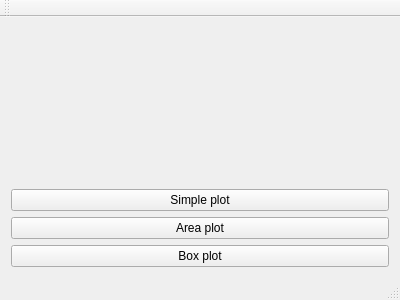
<?xml version="1.0" encoding="UTF-8"?>
<ui version="4.0">
 <class>MainWindow</class>
 <widget class="QMainWindow" name="MainWindow">
  <property name="geometry">
   <rect>
    <x>0</x>
    <y>0</y>
    <width>400</width>
    <height>300</height>
   </rect>
  </property>
  <property name="windowTitle">
   <string>MainWindow</string>
  </property>
  <widget class="QWidget" name="centralWidget">
   <layout class="QVBoxLayout" name="verticalLayout">
    <item>
     <widget class="QChartView" name="widget" native="true"/>
    </item>
    <item>
     <widget class="QPushButton" name="pushButton">
      <property name="text">
       <string>Simple plot</string>
      </property>
     </widget>
    </item>
    <item>
     <widget class="QPushButton" name="pushButton_2">
      <property name="text">
       <string>Area plot</string>
      </property>
     </widget>
    </item>
    <item>
     <widget class="QPushButton" name="pushButton_3">
      <property name="text">
       <string>Box plot</string>
      </property>
     </widget>
    </item>
   </layout>
  </widget>
  <widget class="QMenuBar" name="menuBar">
   <property name="geometry">
    <rect>
     <x>0</x>
     <y>0</y>
     <width>400</width>
     <height>22</height>
    </rect>
   </property>
  </widget>
  <widget class="QToolBar" name="mainToolBar">
   <attribute name="toolBarArea">
    <enum>TopToolBarArea</enum>
   </attribute>
   <attribute name="toolBarBreak">
    <bool>false</bool>
   </attribute>
  </widget>
  <widget class="QStatusBar" name="statusBar"/>
 </widget>
 <layoutdefault spacing="6" margin="11"/>
 <customwidgets>
  <customwidget>
   <class>QChartView</class>
   <extends>QWidget</extends>
   <header location="global">QtCharts</header>
   <container>1</container>
  </customwidget>
 </customwidgets>
 <resources/>
 <connections/>
</ui>
